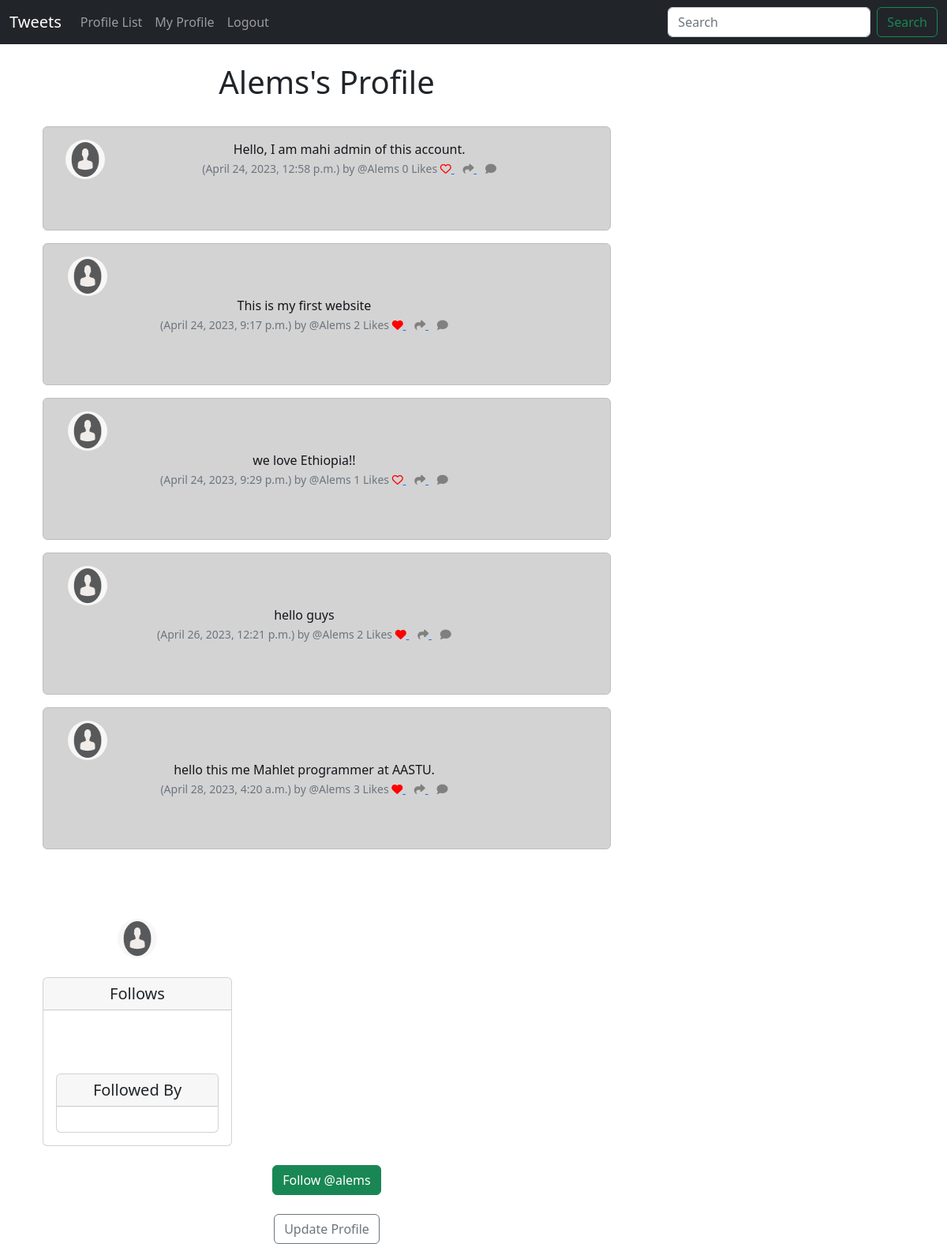
Screenshot of /profile/1 (signed in) with the database file from the repository.
### Tweet/models.py (models this page shows, shortened)
class Profile(models.Model):
    user = models.OneToOneField(User, on_delete=models.CASCADE)
    follows = models.ManyToManyField("self",
        related_name="Followed_by",
        symmetrical=False,
        blank=True)
    date_modified = models.DateTimeField(User, auto_now=True)
    Profile_image = models.ImageField(null=True, blank=True, upload_to="images/")

class Tweet(models.Model):
    user = models.ForeignKey(
        User, related_name="tweets",
        on_delete=models.DO_NOTHING
    )
    body = models.CharField(max_length=200)
    created_at = models.DateTimeField(auto_now_add=True)
    likes = models.ManyToManyField(User, related_name="tweet_like", blank=True)
    def number_of_likes(self):
        return self.likes.count()

### Tweet/views.py (the view, shortened to what this page needs)
# urls.py: path('profile/<int:pk>', views.profile, name='profile'),
def profile(request, pk):
    if request.user.is_authenticated:
       profile = Profile.objects.get(user_id=pk)
       tweets = Tweet.objects.filter(user_id=pk)
       return render(request, "profile.html", {"profile": profile, "tweets":tweets})
    else:
        messages.success(request, ("You Must Be Logged In To View This Page..."))
        return redirect('home')

### Tweet/templates/profile.html (shortened to what this page needs)
{% extends 'base.html' %}
{% load static %}
{% block content %}
{% if profile %}
    <div class="container text-center">
        <div class="row">
            <div class="col-8">
                <h1>{{ profile.user.username }}'s Profile</h1>
                <br/>
                {% if tweets %}
                    {% for tweet in tweets%}
               <div class="alert alert-dark" role="alert">
                 <div class="container">
                    <div class="row">
                       <div class="col-1">
                          {% if profile.profile_image %}
                           <img src="{{ profile.profile_image.url }}" width=50 height=50 class="rounded-circle "
                           alt="{{ profile.user.username}}">
                           {% else %}
                      <img src="{% static 'images/profile.png' %}" width=50 height=50 class="rounded-circle "
                      alt="{{ profile.user.username}}">
                   {% endif %}
                   </div>
                 <div class="col-11">
                         {{tweet.body }}</br>
                            <small class= "text-muted">
                              ({{ tweet.created_at}}) by @{{ tweet.user.username}}
                                {{ tweet.number_of_likes }} Likes
                              {% if user in tweet.likes.all %}
                                 <a href="{% url 'tweet_like' tweet.id %}">
                                    <i class="fa-solid fa-heart" style="color:red"></i>
                                </a>
                                {%else%}
                                 <a href="{% url 'tweet_like' tweet.id %}">
                                    <i class="fa fa-heart-o" style="color:red"></i>
                                </a>
                                {% endif %}
                                <a href="{% url 'tweet_share' tweet.id %}">
                            <i class="fa-solid fa-share" style="color:gray"></i>
                                <a/>
                                <a href="{% url 'tweet_comment' tweet.id %}">
                            <i class="fa-solid fa-comment" style="color:gray"></i>
                                <a/>
                          </small>
                </div><br/><br/>
            </div>
        </div>
    </div>
{% endfor %}
{% endif %}
        <div class="col-4">
                  <br/><br/></br>
                {% if profile.profile_image %}
                <img src="{{profile.profile_image.url}}" class="rounded-circle">
                {% else %}
                <img src="{% static 'images/profile.png' %}" width=50 height=50 class="rounded-circle "
                alt="{{ profile.user.username}}">
                    <br/><br/>
                {% endif %}
            <div class="card">
                <h5 class="card-header">Follows</h5>
                <div class="card-body">
                     <br/><br/>
                   <div class="card">
                      <h5 class="card-header">Followed By</h5>
                      <div class="card-body">
                        </div>
                    </div>
                </div>
            </div>
        </div>
  <br/>
  <form method="POST">
    {% if profile in user.profile.follows.all %}
    <button type="submit" class="btn btn-danger" name="follow"
     value="unfollow">Unfollow @{{ profile.user.username}}
    </button>
    {% else %}
    <button type="submit" class="btn btn-success" name="follow"
    value="unfollow">Follow @{{ profile.user.username|lower}}
   </button>
    {% endif %}
    </form>
    <br/>
    {% if request.user.id == profile.user.id %}
        <a href="{% url 'update_user' %}" class="btn btn-outline-secondary">Update Profile</a>
    {% endif %}
            </div>
        </div>
    </div>
{% endif %}
{% endblock %}

### rows the page displays
Profile: user.username "Alems", user.username "alems"
Tweet: body "Hello, I am mahi admin of this account.", created_at "April 24, 2023, 12:58 p.m.", user.username "Alems", number_of_likes "0"
Tweet: body "This is my first website", created_at "April 24, 2023, 9:17 p.m.", user.username "Alems", number_of_likes "2"
Tweet: body "we love Ethiopia!!", created_at "April 24, 2023, 9:29 p.m.", user.username "Alems", number_of_likes "1"
Tweet: body "hello guys", created_at "April 26, 2023, 12:21 p.m.", user.username "Alems", number_of_likes "2"
Tweet: body "hello this me Mahlet programmer at AASTU.", created_at "April 28, 2023, 4:20 a.m.", user.username "Alems", number_of_likes "3"
